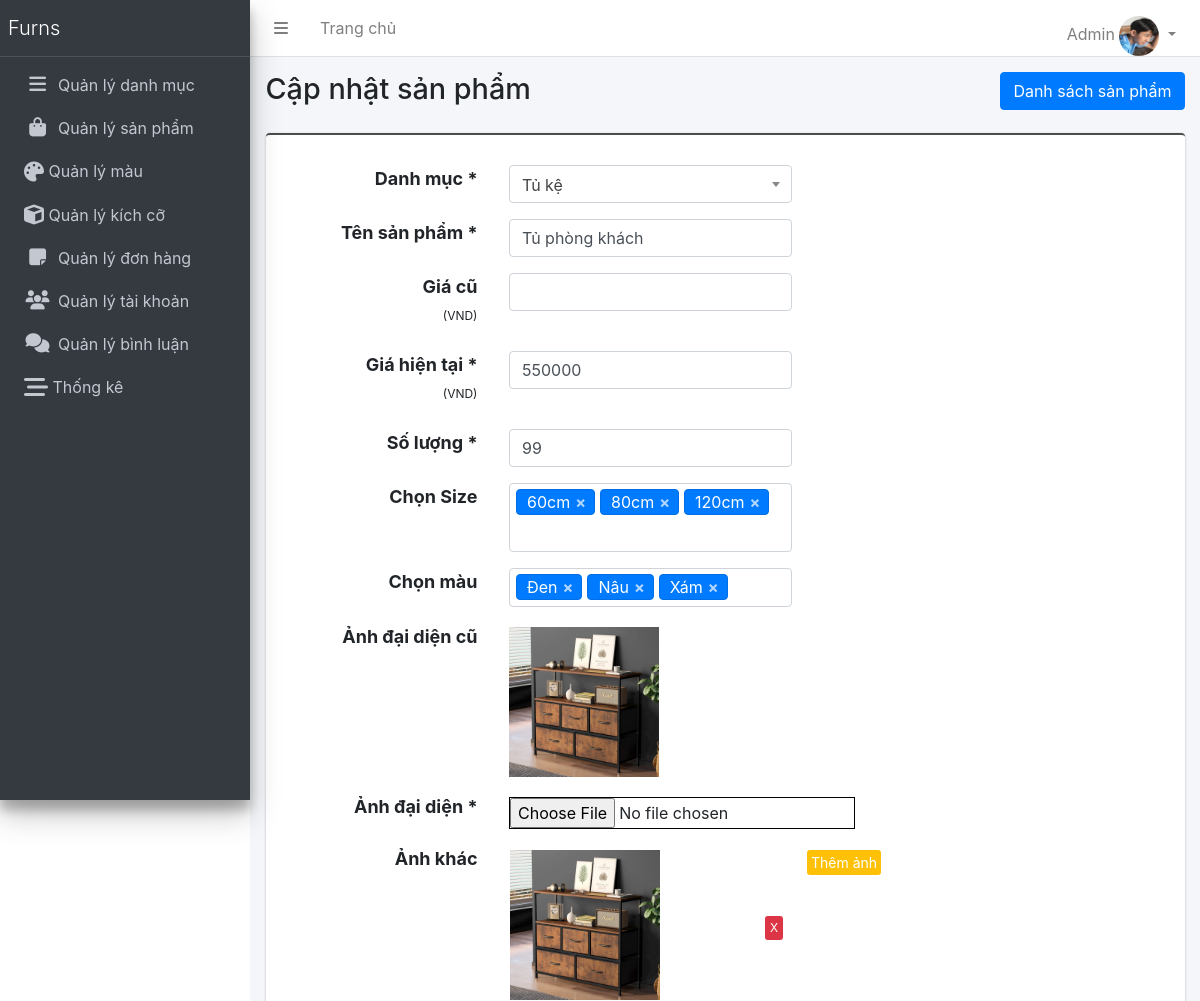
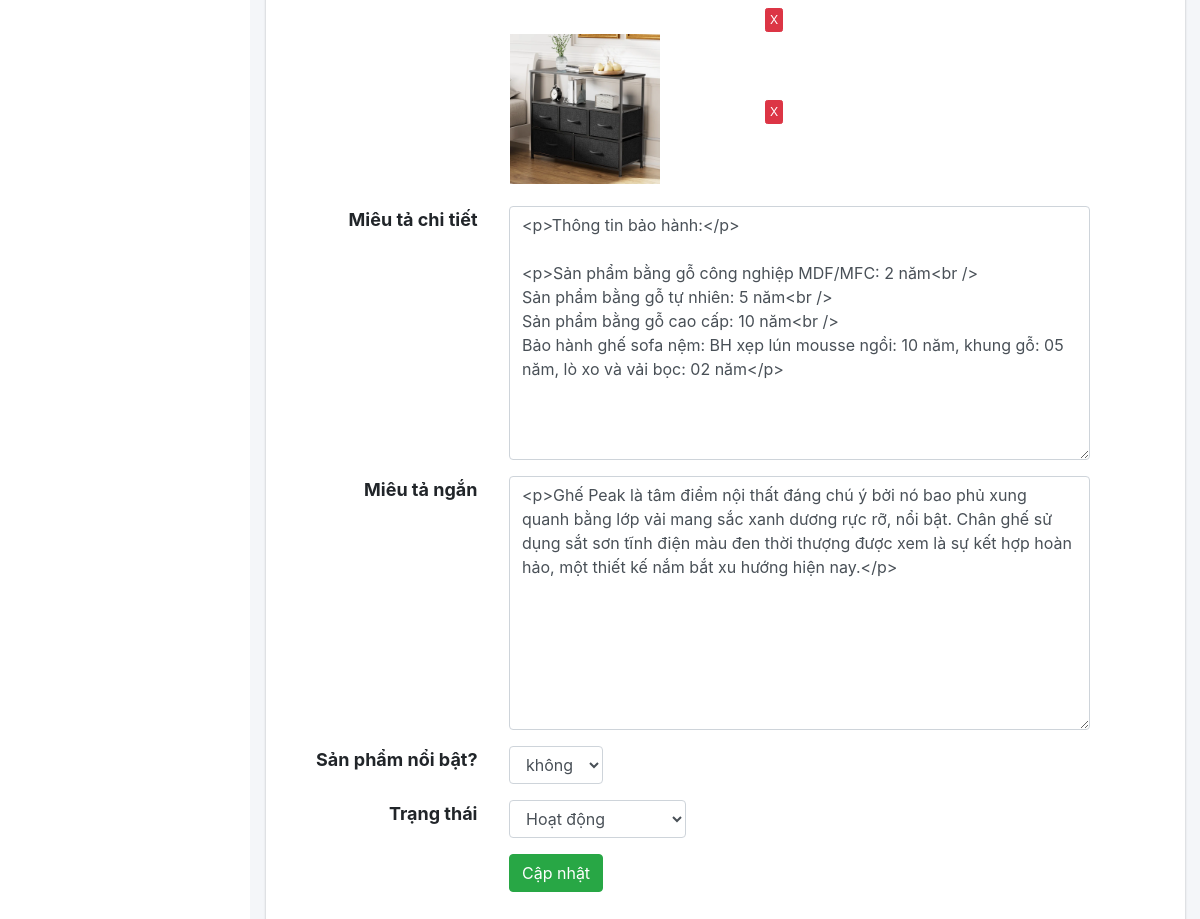
Page /admin/index.php?act=suaproduct&p_id=24 (signed in) on the committed database (2 pictures, top to bottom).
### tables this page shows
CREATE TABLE `product` (
  `p_id` int(11) NOT NULL,
  `p_name` varchar(255) NOT NULL,
  `p_old_price` decimal(10,0) DEFAULT NULL,
  `p_current_price` decimal(10,0) NOT NULL,
  `p_quantity` int(10) NOT NULL,
  `p_featured_photo` varchar(255) NOT NULL,
  `p_description` text DEFAULT NULL,
  `p_short_description` text DEFAULT NULL,
  `p_total_view` int(11) NOT NULL DEFAULT 0,
  `p_status` int(1) NOT NULL,
  `cate_id` int(11) NOT NULL,
  `discount_id` int(11) DEFAULT NULL,
  `p_featured` int(1) NOT NULL,
  `created_at` datetime NOT NULL DEFAULT current_timestamp()
);

CREATE TABLE `product_img` (
  `img_id` int(11) NOT NULL,
  `img_name` varchar(255) NOT NULL,
  `p_id` int(11) NOT NULL
);

### model/pdo.php (called while the page is built, shortened)
<?php
function pdo_get_connection(){
    $servername = "localhost";
    $username = "root";
    $password = "";
    try {
        $conn = new PDO("mysql:host=$servername;dbname=duan1_noithat", $username, $password);
        $conn->setAttribute(PDO::ATTR_ERRMODE, PDO::ERRMODE_EXCEPTION);
        return $conn;
    } catch(PDOException $e) {
        echo "Connection failed: " . $e->getMessage();
    }
}
function pdo_query($sql){
    $sql_args=array_slice(func_get_args(),1);
    try{
        $conn=pdo_get_connection();
        $stmt=$conn->prepare($sql);
        $stmt->execute($sql_args);
        $rows=$stmt->fetchAll();
        return $rows;
    }
    catch(PDOException $e){
        throw $e;
    }
    finally{
        unset($conn);
    }
}
?>

### model/sanpham.php (called while the page is built, shortened)
<?php
function get_product_by_id($id)
{
    $sql = "select * from product where p_id=" . $id;
    $product = pdo_query($sql);
    return $product;
}
function get_product_img($id)
{
    $sql = "select * from product_img where p_id=" . $id;
    $list_img = pdo_query($sql);
    return $list_img;
}

### admin/product/update.php (the view, shortened to what this page needs)
<div class="content-header">
    <div class="container-fluid">
        <div class="row mb-2">
            <div class="col-sm-6">
                <h1 class="m-0">Cập nhật sản phẩm</h1>
            </div>
            <div class="col-sm-6">
                <div class="float-sm-right">
                    <a href="index.php?act=listproduct" class="btn btn-primary btn-md">Danh sách sản phẩm</a>
                </div>
            </div>
        </div>
    </div>
</div>
<?php
if (is_array($product)) {
    foreach ($product as $row) {
        $p_id = $row['p_id'];
        $p_name = $row['p_name'];
        $p_old_price = $row['p_old_price'];
        $p_current_price = $row['p_current_price'];
        $p_quantity = $row['p_quantity'];
        $p_featured_photo = $row['p_featured_photo'];
        $p_description = $row['p_description'];
        $p_short_description = $row['p_short_description'];
        $p_is_featured = $row['p_featured'];
        $p_is_active = $row['p_status'];
    }
}
?>
<section class="content">
    <div class="container-fluid">
        <div class="card card-cus">
            <div class="card-body">
                <form id="updatePdForm" action="index.php?act=updateproduct" method="POST" enctype="multipart/form-data">
                    <div class="box box-info">
                        <div class="box-body">
                            <div class="form-group row">
                                <label for="" class="col-sm-3 label-custom text-right pr-4">Danh mục <span>*</span></label>
                                <div class="col-sm-4">
                                </div>
                            </div>
                            <div class="form-group row">
                                <label for="" class="col-sm-3 label-custom text-right pr-4">Tên sản phẩm <span>*</span></label>
                                <div class="col-sm-4">
                                    <input type="text" name="p_name" value="<?php echo $p_name; ?>" class=" form-control">
                                </div>
                            </div>
                            <div class="form-group row">
                                <label for="" class="col-sm-3 label-custom text-right pr-4">Giá cũ <br><span style="font-size:12px;font-weight:normal;">(VND)</span></label>
                                <div class="col-sm-4">
                                    <input type="text" name="p_old_price" value="<?php echo $p_old_price; ?>" class=" form-control">
                                </div>
                            </div>
                            <div class="form-group row">
                                <label for="" class="col-sm-3 label-custom text-right pr-4">Giá hiện tại <span>*</span><br><span style="font-size:12px;font-weight:normal;">(VND)</span></label>
                                <div class="col-sm-4">
                                    <input type="text" name="p_current_price" value="<?php echo $p_current_price; ?>" class=" form-control">
                                </div>
                            </div>
                            <div class="form-group row">
                                <label for="" class="col-sm-3 label-custom text-right pr-4">Số lượng <span>*</span></label>
                                <div class="col-sm-4">
                                    <input type="text" name="p_quantity" value="<?php echo $p_quantity; ?>" class=" form-control">
                                </div>
                            </div>
                            <div class="form-group row">
                                <label for="" class="col-sm-3 label-custom text-right pr-4">Chọn Size</label>
                                <div class="col-sm-4">
                                </div>
                            </div>
                            <div class="form-group row">
                                <label for="" class="col-sm-3 label-custom text-right pr-4">Chọn màu</label>
                                <div class="col-sm-4">
                                </div>
                            </div>
                            <div class="form-group row">
                                <label for="" class="col-sm-3 label-custom text-right pr-4">Ảnh đại diện cũ</label>
                                <div class="col-sm-4" style="padding-top:4px;">
                                    <img src="../upload/<?php echo $p_featured_photo; ?>" alt="" style="width:150px;">
                                </div>
                            </div>
                            <div class="form-group row">
                                <label for="" class="col-sm-3 label-custom text-right pr-4">Ảnh đại diện <span>*</span></label>
                                <div class="col-sm-4" style="padding-top:4px;">
                                    <input type="file" name="p_featured_photo">
                                </div>
                            </div>
                            <div class="form-group row">
                                <label for="" class="col-sm-3 label-custom text-right pr-4">Ảnh khác</label>
                                <div class="col-sm-4" style="padding-top:4px;">
                                    <table id="ProductTable" style="width:100%;">
                                        <tbody>
                                            <?php
                                            foreach ($list_img as $row) {
                                            ?>
                                                <tr>
                                                    <td>
                                                        <img src="../upload/product_photos/<?php echo $row['img_name']; ?>" alt="" style="width:150px;margin-bottom:5px;">
                                                    </td>
                                                    <td style="width:28px;">
                                                        <a onclick="return confirm(' Bạn có chắc muốn xóa dữ liệu này không?');" href="index.php?act=delete-other-photo&img_id=<?php echo $row['img_id']; ?>&p_id=<?php echo $p_id; ?>" class="btn btn-danger btn-xs">X</a>
                                                    </td>
                                                </tr>
                                            <?php
                                            }
                                            ?>
                                        </tbody>
                                    </table>
                                </div>
                                <div class="col-sm-3 ">
                                    <input type="button" id="btnAddNew" value="Thêm ảnh" style="margin-top: 5px;margin-bottom:10px;border:0;color: #fff;font-size: 14px;border-radius:3px;" class="btn  btn-warning btn-xs">
                                </div>
                            </div>
                            <div class="form-group row">
                                <label for="" class="col-sm-3 label-custom text-right pr-4">Miêu tả chi tiết</label>
                                <div class="col-sm-8">
                                    <textarea name="p_description" class="form-control" cols="30" rows="10" id="p_description"><?php echo $p_description; ?></textarea>
                                </div>
                            </div>
                            <div class="form-group row">
                                <label for="" class="col-sm-3 label-custom text-right pr-4">Miêu tả ngắn</label>
                                <div class="col-sm-8">
                                    <textarea name="p_short_description" class="form-control" cols="30" rows="10" id="p_short_description"><?php echo $p_short_description; ?></textarea>
                                </div>
                            </div>
                            <div class="form-group row">
                                <label for="" class="col-sm-3 label-custom text-right pr-4">Sản phẩm nổi bật?</label>
                                <div class="col-sm-8">
                                    <select name="p_is_featured" class="form-control" style="width:auto;">
                                        <option value="0" <?php echo $p_is_featured == '0' ? "selected" : ""; ?>>không</option>
                                    </select>
                                </div>
                            </div>
                            <div class="form-group row">
                                <label for="" class="col-sm-3 label-custom text-right pr-4">Trạng thái</label>
                                <div class="col-sm-8">
                                    <select name="status" class="form-control" style="width:auto;">
                                        <option value="1" <?php echo $p_is_active == '1' ? "selected" : ""; ?>>Hoạt động</option>
                                    </select>
                                </div>
                            </div>
                            <div class="form-group row">
                                <label for="" class="col-sm-3 label-custom text-right pr-4"></label>
                                <div class="col-sm-6">
                                    <input class="btn btn-success pull-left" type="submit" name="capnhat" value="Cập nhật">
                                </div>
                            </div>
                        </div>
                    </div>
                </form>
            </div>
        </div>
    </div>
</section>

### rows in the picture
product: p_name "Tủ phòng khách", p_current_price "550000", p_quantity "99", p_featured_photo (picture), p_description "<p>Thông tin bảo hành:</p> <p>Sản phẩm bằng gỗ công nghiệp MDF/MFC: 2 năm<br /> Sản phẩm bằng gỗ tự nhiên: 5 năm<br /> Sản phẩm bằng gỗ cao cấp: 10 năm<br /> Bảo hành ghế sofa nệm: BH xẹp lún mousse ngồi: 10 năm, khung gỗ: 05 năm, lò xo và vải bọc: 02 năm</p>", p_short_description "<p>Ghế Peak là tâm điểm nội thất đáng chú ý bởi nó bao phủ xung quanh bằng lớp vải mang sắc xanh dương rực rỡ, nổi bật. Chân ghế sử dụng sắt sơn tĩnh điện màu đen thời thượng được xem là sự kết hợp hoàn hảo, một thiết kế nắm bắt xu hướng hiện nay.</p>", p_is_featured "không", status "Hoạt động"
product_img: img_name (picture)
product_img: img_name (picture)

### other values in the picture
$_SESSION['user-name']['user_name'] "Admin"
